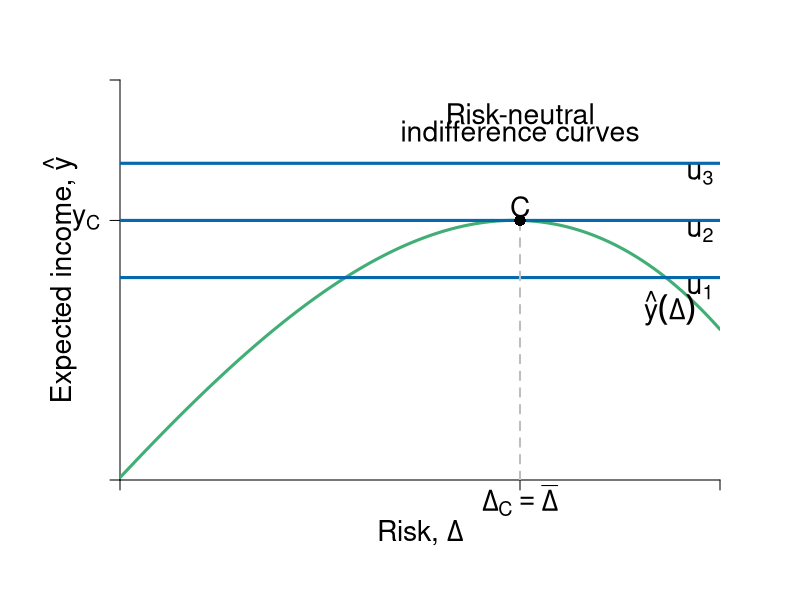

The R source for this figure:
#Graph Designer: Simon Halliday & Riley Boeth '17
#Authors: Bowles, Foley and Halliday
#Title: Coordination, Conflict and Competition: A Text in Microeconomics

library(shape)
require(shape)
pdf(file = "capitalism/risks_feasible_neutral.pdf", width = 10, height = 8)


#Set parameters for graphics
axislabelsize <- 1.7
labelsize <- 1.7
graphlinewidth <- 3
segmentlinewidth <- 2

COL <- c("#7fc97f", "#beaed4", "#fdc086", "#ffff99", "#386cb0", "#f0027f", "#bf5b17", "#666666")
COLA <- c("#e0f3db", "#99d8c9","#66c2a4","#41ae76", "#238b45", "#005824")
COLB <- c("#c6dbef", "#4eb3d3", "#2b8cbe", "#0868ac","#084081")
COLC <- c("#fcfbfd", "#efedf5", "#dadaeb", "#bcbddc", "#9e9ac8", "#807dba", "#6a51a3", "#54278f", "#3f007d")

#Edited the margins to cater for the larger LHS labels
par(mar =  c(6, 6, 4, 4))

#Indifference curves of a risk-averse homo economicus (1st graph out of the two for 4.7)

indiffA1 <- function(x, uA = 5, rmax=  .7, xmax = 15) {
  uA + (1/2)*(rmax/xmax)*(x^2)
}

#rmax*x
#indiffA <- function(x, ua=2) {
#  ua + (1/12)*(x)^2
#}

#Average wealth function 

avgwealth <- function(x){
  (1.08)*((-1/35)*(((-((.9)*x-36))^2))+36.8+((-1/10)*(x-4)+(-1/1000)*((x-3)^3)))
}

#Add limits on axes and levels of utility for each indifference curve
ylims <- c(0, 35)
xlims <- c(0, 30)

npts <- 501 
x <- seq(xlims[1], xlims[2], length.out = npts)
y <- seq(ylims[1], ylims[2], length.out = npts) 

plot(0, 0, xlim = xlims, ylim = ylims, type = "n",
     xlab = expression(paste("")),
     ylab = expression(paste("")), 
     xaxt = "n", 
     yaxt = "n", 
     bty = "n", 
     xaxs="i", 
     yaxs="i"
)

#x and y limits with plain axes without ticks/numbers to match previous graph

ticksx <- c(0, 20, xlims[2])
xlabels <- c(NA, expression(paste(Delta[C] == bar(Delta))), NA)
ticksy <- c(0, avgwealth(20), ylims[2])
ylabels <- c(NA, expression(paste(y[C])), NA)



axis(1,at = ticksx,  pos = 0, labels = xlabels, cex.axis = axislabelsize)
axis(2,at = ticksy,  pos = 0, labels = ylabels, las = 1, cex.axis = axislabelsize)

npts <- 500 
xx1 <- seq(xlims[1], xlims[2], length.out = npts)
xx2 <- seq(0, xlims[2], length.out = npts)
xx3 <- seq(xlims[1], 0, length.out = npts)
xx4 <- seq(-11, 0, length.out = npts)


# lines(xx1, indiffA1(xx1, uA= 8.3), col = COLB[4], lwd = graphlinewidth)
# lines(xx1, indiffA1(xx1, uA = 16), col = COLB[4], lwd = graphlinewidth)
# lines(xx1, indiffA1(xx1, uA = 23.7), col = COLB[4], lwd = graphlinewidth)
lines(xx1, avgwealth(xx1), col = COLA[4], lwd = graphlinewidth)


#Axis labels and draw linear utility function
mtext(expression(paste("Risk, ", Delta)), side = 1, line = 2.5, cex = axislabelsize)
text(-3, 0.5*ylims[2], expression(paste("Expected income, ", hat(y))), xpd = TRUE, cex = axislabelsize, srt = 90) 


text(29-1.5, avgwealth(29), expression(paste(hat(y)(Delta))), xpd = TRUE, cex = labelsize)

#Label various points on line

segments(0, avgwealth(x = 20), xlims[2], avgwealth(x = 20), lty = 1, col = COLB[4], lwd = graphlinewidth)
segments(0, avgwealth(x = 20) - 5, xlims[2], avgwealth(x = 20) - 5, lty = 1, col = COLB[4], lwd = graphlinewidth)
segments(0, avgwealth(x = 20) + 5, xlims[2], avgwealth(x = 20) + 5, lty = 1, col = COLB[4], lwd = graphlinewidth)

#points(25, avgwealth(25), pch = 16, col = "black", cex = 1.5)
# 
# text(23.63, avgwealth(23.63)+1.1, expression(paste("c")), cex = labelsize)
# points(23.63, avgwealth(23.63), pch = 16, col = "black", cex = 1.5)
# 
text(20, avgwealth(20)+1.2, expression(paste(C)), cex = labelsize)
segments(20, 0, 20, avgwealth(20), lty = 2, col = "gray", lwd = segmentlinewidth)
points(20, avgwealth(20), pch = 16, col = "black", cex = 1.5)
# 

#label the three indifference curves
text(29, avgwealth(20) +4, expression(paste(u[3])), xpd = TRUE, cex = labelsize)
text(29, avgwealth(20) - 1, expression(paste(u[2])),  xpd = TRUE, cex = labelsize)
text(29, avgwealth(20) - 6, expression(paste(u[1])),  xpd = TRUE, cex = labelsize)

#text(17, 38.5, expression(paste("Inequality Averse")), xpd = TRUE, cex = labelsize)
text(20, 32, expression(paste("Risk-neutral")), xpd = TRUE, cex = labelsize)
text(20, 30.5, expression(paste("indifference curves")), xpd = TRUE, cex = labelsize)



dev.off()
